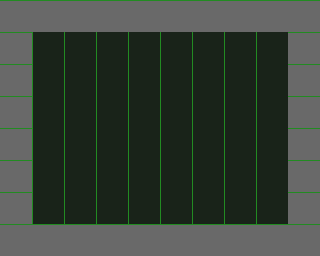

This is a level from a 2D game, rendered from its Tiled map with the project's own tilesets. A one-line summary and the complete map file follow:
An orthogonal 10x8 tile map with 32x32 px tiles, 2 tile layers (Ground, Walls).

<map version="1.10" tiledversion="1.11.1-99-gec89c545" orientation="orthogonal" renderorder="right-down" width="10" height="8" tilewidth="32" tileheight="32" infinite="0" nextlayerid="3" nextobjectid="1">
 <tileset firstgid="1" source="../tiles/exterior_tiles.tsx" />
 <layer id="1" name="Ground" width="10" height="8">
  <data encoding="csv">
2,2,2,2,2,2,2,2,2,2,
2,2,2,2,2,2,2,2,2,2,
2,2,2,2,2,2,2,2,2,2,
2,2,2,2,2,2,2,2,2,2,
2,2,2,2,2,2,2,2,2,2,
2,2,2,2,2,2,2,2,2,2,
2,2,2,2,2,2,2,2,2,2,
2,2,2,2,2,2,2,2,2,2
</data>
 </layer>
 <layer id="2" name="Walls" width="10" height="8">
  <data encoding="csv">
5,5,5,5,5,5,5,5,5,5,
5,0,0,0,0,0,0,0,0,5,
5,0,0,0,0,0,0,0,0,5,
5,0,0,0,0,0,0,0,0,5,
5,0,0,0,0,0,0,0,0,5,
5,0,0,0,0,0,0,0,0,5,
5,0,0,0,0,0,0,0,0,5,
5,5,5,5,5,5,5,5,5,5
</data>
 </layer>
</map>
